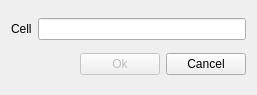
<?xml version="1.0" encoding="UTF-8"?>
<ui version="4.0">
 <class>GotoCellDialog</class>
 <widget class="QWidget" name="GotoCellDialog">
  <property name="geometry">
   <rect>
    <x>0</x>
    <y>0</y>
    <width>257</width>
    <height>95</height>
   </rect>
  </property>
  <property name="windowTitle">
   <string>Go To Cell</string>
  </property>
  <layout class="QVBoxLayout" name="verticalLayout">
   <item>
    <layout class="QHBoxLayout" name="horizontalLayout">
     <item>
      <widget class="QLabel" name="label">
       <property name="text">
        <string>Cell</string>
       </property>
      </widget>
     </item>
     <item>
      <widget class="QLineEdit" name="lineEdit"/>
     </item>
    </layout>
   </item>
   <item>
    <layout class="QHBoxLayout" name="horizontalLayout_2">
     <item>
      <spacer name="horizontalSpacer">
       <property name="orientation">
        <enum>Qt::Horizontal</enum>
       </property>
       <property name="sizeHint" stdset="0">
        <size>
         <width>40</width>
         <height>20</height>
        </size>
       </property>
      </spacer>
     </item>
     <item>
      <widget class="QPushButton" name="okButton">
       <property name="enabled">
        <bool>false</bool>
       </property>
       <property name="text">
        <string>Ok</string>
       </property>
       <property name="default">
        <bool>true</bool>
       </property>
      </widget>
     </item>
     <item>
      <widget class="QPushButton" name="cancelButton">
       <property name="text">
        <string>Cancel</string>
       </property>
      </widget>
     </item>
    </layout>
   </item>
  </layout>
 </widget>
 <resources/>
 <connections/>
</ui>
